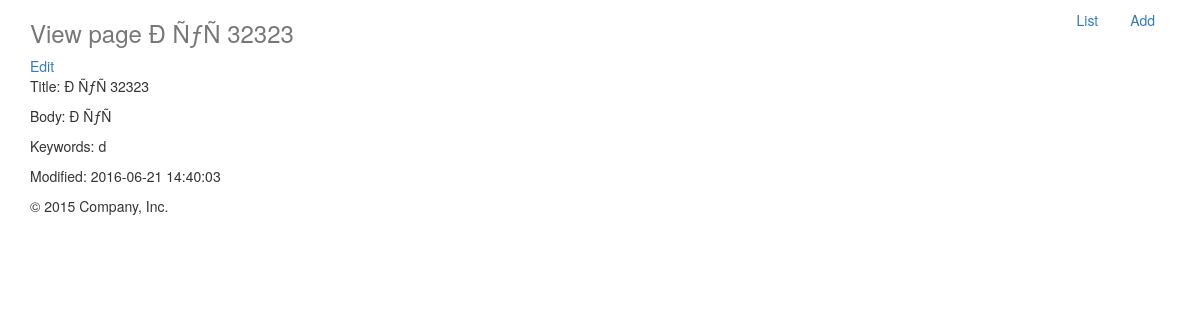
/?a=page/view&id=2, run on the app's committed database.
### tables this page shows
CREATE TABLE `pet__page` (
  `pageId` int(10) unsigned NOT NULL AUTO_INCREMENT,
  `title` varchar(255) NOT NULL,
  `body` mediumtext NOT NULL,
  `keywords` varchar(255) NOT NULL DEFAULT '',
  `modified` datetime NOT NULL DEFAULT '0000-00-00 00:00:00',
  PRIMARY KEY (`pageId`),
  KEY `modified` (`modified`)
);

### src/app/controller/PageController.php (called while the page is built, shortened)
<?php
class PageController implements ApplyAppableInterface {
    private $dao;
    public function actionView($id) {
        $page = $this->getPage($id);
        View::renderPhp('view', [
            'page' => $page,
        ]);
    }
    public function getPage($id) {
        $page = $this->dao->get($id);
        return $page;
    }
    public function appInit(AppContextInterface $app) {
        $this->dao = $app->get('app\dao\PageDao');
    }
}

### web/index.php (called while the page is built, shortened)
<?php
require_once dirname(__FILE__) . '/../src/AutoLoad.php';
app\App::launch();

### src/app/dao/PageDao.php (called while the page is built, shortened)
<?php
class PageDao implements ApplyAppableInterface {
    public function get($pageId) {
        $conn = $this->getConnection();
        $sql = 'SELECT * FROM pet__page WHERE pageId =:pageId';
        $stmt = $conn->prepare($sql);
        $stmt->execute([':pageId'=> $pageId]);
        $row = $stmt->fetch(\PDO::FETCH_ASSOC);
        if($row) {
            return $this->fillPage($row);
        }
        return null;
    }
    public function getConnection() {
        return Connection::getConn();
    }
    private function fillPage(array $row) {
        $page = new Page();
        foreach ($row as $key => $value) {
            $method = 'set' . ucfirst($key);
        }
        return $page;
    }
}

### src/AutoLoad.php (called while the page is built, shortened)
<?php
class AutoLoad {
    public static  function init() {
        $baseDir = dirname(__FILE__);
        spl_autoload_register(function ($class) use(&$baseDir) {
            $path = str_replace('\\', '/', $class);
            $file = $baseDir . DIRECTORY_SEPARATOR . $path . '.php';
        });
    }
}

### src/app/model/Page.php (called while the page is built, shortened)
<?php
class Page {
    private $pageId;
    private $title;
    private $body;
    private $keywords;
    private $modified;
    public function __construct() {
        $this->modified = new \DateTime();
    }
    public function getPageId() {
        return $this->pageId;
    }
    public function getTitle() {
        return $this->title;
    }
    public function getBody() {
        return $this->body;
    }
    public function getKeywords() {
        return $this->keywords;
    }
    public function getModified() {
        return $this->modified;
    }
    public function setPageId($pageId) {
        $this->pageId = $pageId;
    }
    public function setTitle($title) {
        $this->title = $title;
    }
    public function setBody($body) {
        $this->body = $body;
    }
    public function setKeywords($keywords) {
        $this->keywords = $keywords;
    }
    public function setModified($modified) {
        if(is_string($modified)) {
            $this->modified = new \DateTime($modified);
        } else {
           $this->modified = $modified;
        }
    }
}

### src/resource/views/view.php (the view, shortened to what this page needs)
<a href="/?a=page/edit&id=<?php echo $page->getPageId(); ?>">Edit</a>
<p>Title: <?php echo $page->getTitle();?></p>
<p>Body: <?php echo $page->getBody();?></p>
<p>Keywords: <?php echo $page->getKeywords();?></p>
<p>Modified: <?php echo $page->getModified()->format('Y-m-d H:i:s');?></p>

### data on the page
pet__page: title "Ð ÑƒÑ 32323", body "Ð ÑƒÑ", keywords "d", modified "2016-06-21 14:40:03"

### other printed values
$title "View page Ð ÑƒÑ 32323"
